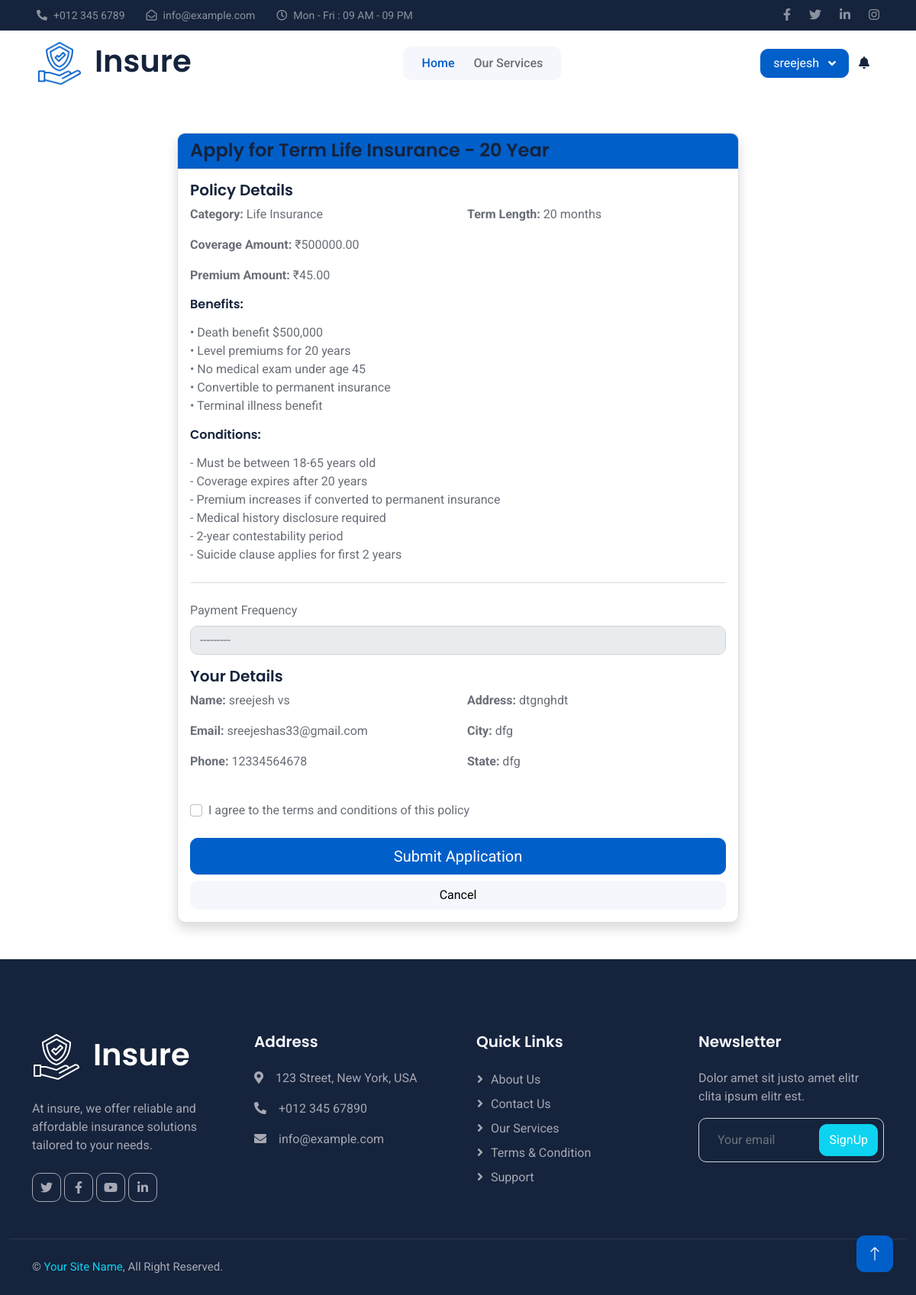
Screenshot of /policy/1/apply/ (signed in) with the database file from the repository.
### web/models.py (models this page shows, shortened)
class InsurancePolicy(models.Model):
    POLICY_STATUS_CHOICES = [
        ('active', 'Active'),
        ('processed', 'Processed'),
        ('expired', 'Expired'),
        ('cancelled', 'Cancelled'),
        ('pending', 'Pending Approval')
    ]
    name = models.CharField(max_length=200)
    category = models.ForeignKey(InsuranceCategory, on_delete=models.CASCADE)
    description = models.TextField()
    coverage_amount = models.DecimalField(max_digits=12, decimal_places=2)
    premium_amount = models.DecimalField(max_digits=10, decimal_places=2)
    term_length = models.IntegerField(help_text="Term length in months")
    benefits = models.TextField()
    conditions = models.TextField()
    is_active = models.BooleanField(default=True)
    created_at = models.DateTimeField(auto_now_add=True)
    updated_at = models.DateTimeField(auto_now=True)
    class Meta:
        verbose_name_plural = "Insurance Policies"

class InsuranceCategory(models.Model):
    name = models.CharField(max_length=100)
    description = models.TextField()
    image = models.ImageField(upload_to='image')
    is_active = models.BooleanField(default=True)
    class Meta:
        verbose_name_plural = "Insurance Categories"

class Customer(models.Model):
    user = models.OneToOneField(User, on_delete=models.CASCADE,related_name='customer')
    customer_id = models.CharField(max_length=10, unique=True)
    date_of_birth = models.DateField()
    phone_number = models.CharField(max_length=15)
    address = models.TextField()
    city = models.CharField(max_length=100)
    state = models.CharField(max_length=100)
    zip_code = models.CharField(max_length=10)
    occupation = models.CharField(max_length=100)
    annual_income = models.DecimalField(max_digits=12, decimal_places=2)
    created_at = models.DateTimeField(auto_now_add=True)
    updated_at = models.DateTimeField(auto_now=True)

### web/views.py (the view, shortened to what this page needs)
# urls.py: path('policy/<int:policy_id>/apply/', CustomerPolicyCreateView.as_view(), name='policy_apply'),
class CustomerPolicyCreateView(LoginRequiredMixin, CreateView):
    model = CustomerPolicy
    form_class = CustomerPolicyForm
    template_name = 'customer_policy_create.html'
    success_url = reverse_lazy('my_policies')
    def get_context_data(self, **kwargs):
        context = super().get_context_data(**kwargs)
        policy = get_object_or_404(InsurancePolicy, pk=self.kwargs['policy_id'])
        context['policy'] = policy
        return context

### web/form.py
class CustomerPolicyForm(forms.ModelForm):
    class Meta:
        model = CustomerPolicy
        fields = ['premium_payment_frequency']
        widgets = {
            'premium_payment_frequency': forms.Select(attrs={'class': 'form-control'}),
        }

### web/context_processors.py (called while the page is built)
def notifications(request):
    if request.user.is_authenticated:
        try:
            customer = request.user.customer
            recent_notifications = Notification.objects.filter(
                customer=customer
            ).order_by('-created_at')[:5]
            unread_count = Notification.objects.filter(
                customer=customer,
                read=False
            ).count()
            return {
                'notifications': recent_notifications,
                'unread_notifications_count': unread_count,
            }
        except AttributeError:
            pass
    return {
        'notifications': [],
        'unread_notifications_count': 0,
    }

### web/templates/customer_policy_create.html (shortened to what this page needs)
{% extends 'base.html' %}
{% load static %}
{% block content %}
<div class="container mt-5 mb-5">
    <div class="row justify-content-center">
        <div class="col-md-8">
            <div class="card shadow">
                <div class="card-header bg-primary text-white">
                    <h4 class="mb-0">Apply for {{ policy.name }}</h4>
                </div>
                <div class="card-body">
                    <div class="mb-4">
                        <h5>Policy Details</h5>
                        <div class="row">
                            <div class="col-md-6">
                                <p><strong>Category:</strong> {{ policy.category.name }}</p>
                                <p><strong>Coverage Amount:</strong> ₹{{ policy.coverage_amount }}</p>
                                <p><strong>Premium Amount:</strong> ₹{{ policy.premium_amount }}</p>
                            </div>
                            <div class="col-md-6">
                                <p><strong>Term Length:</strong> {{ policy.term_length }} months</p>
                            </div>
                        </div>
                        <div class="mb-3">
                            <h6>Benefits:</h6>
                            <p>{{ policy.benefits|linebreaks }}</p>
                        </div>
                        <div class="mb-3">
                            <h6>Conditions:</h6>
                            <p>{{ policy.conditions|linebreaks }}</p>
                        </div>
                    </div>
                    <hr>
                    <form method="post" class="mt-4">
                        <div class="mb-3">
                            <label for="{{ form.premium_payment_frequency.id_for_label }}" class="form-label">
                                Payment Frequency
                            </label>
                            {{ form.premium_payment_frequency }}
                        </div>
                        <div class="mb-4">
                            <h5>Your Details</h5>
                            <div class="row">
                                <div class="col-md-6">
                                    <p><strong>Name:</strong> {{ request.user.get_full_name }}</p>
                                    <p><strong>Email:</strong> {{ request.user.email }}</p>
                                    <p><strong>Phone:</strong> {{ request.user.customer.phone_number }}</p>
                                </div>
                                <div class="col-md-6">
                                    <p><strong>Address:</strong> {{ request.user.customer.address }}</p>
                                    <p><strong>City:</strong> {{ request.user.customer.city }}</p>
                                    <p><strong>State:</strong> {{ request.user.customer.state }}</p>
                                </div>
                            </div>
                        </div>
                        <div class="mb-4">
                            <div class="form-check">
                                <input class="form-check-input" type="checkbox" required id="terms">
                                <label class="form-check-label" for="terms">
                                    I agree to the terms and conditions of this policy
                                </label>
                            </div>
                        </div>
                        <div class="d-grid gap-2">
                            <button type="submit" class="btn btn-primary btn-lg">Submit Application</button>
                            <a href="{% url 'policy_list' policy.category.id %}" class="btn btn-light">Cancel</a>
                        </div>
                    </form>
                </div>
            </div>
        </div>
    </div>
</div>
{% endblock %}

### web/templates/base.html (shortened to what this page needs)
{% load static %}
<!DOCTYPE html>
<html lang="en">
  <head>
    <link rel="stylesheet" href="https://cdnjs.cloudflare.com/ajax/libs/font-awesome/5.15.4/css/all.min.css">
    <link
      href="https://cdnjs.cloudflare.com/ajax/libs/font-awesome/5.10.0/css/all.min.css"
      rel="stylesheet"
    />
    <link
      href="https://cdn.jsdelivr.net/npm/bootstrap-icons@1.4.1/font/bootstrap-icons.css"
      rel="stylesheet"
    />
    <link href="{% static 'lib/animate/animate.min.css' %}" rel="stylesheet" />
    <link href="{% static 'lib/owlcarousel/assets/owl.carousel.min.css' %}" rel="stylesheet" />
    <link href="{% static 'css/bootstrap.min.css' %}" rel="stylesheet" />
    <link href="{% static 'css/style.css' %}" rel="stylesheet" />
  </head>
  <body>
    <div
      class="container-fluid bg-dark text-white-50 py-2 px-0 d-none d-lg-block"
    >
      <div class="row gx-0 align-items-center">
        <div class="col-lg-7 px-5 text-start">
          <div class="h-100 d-inline-flex align-items-center me-4">
            <small class="fa fa-phone-alt me-2"></small>
            <small>+012 345 6789</small>
          </div>
          <div class="h-100 d-inline-flex align-items-center me-4">
            <small class="far fa-envelope-open me-2"></small>
            <small>info@example.com</small>
          </div>
          <div class="h-100 d-inline-flex align-items-center me-4">
            <small class="far fa-clock me-2"></small>
            <small>Mon - Fri : 09 AM - 09 PM</small>
          </div>
        </div>
        <div class="col-lg-5 px-5 text-end">
          <div class="h-100 d-inline-flex align-items-center">
            <a class="text-white-50 ms-4" href=""
              ><i class="fab fa-facebook-f"></i
            ></a>
            <a class="text-white-50 ms-4" href=""
              ><i class="fab fa-twitter"></i
            ></a>
            <a class="text-white-50 ms-4" href=""
              ><i class="fab fa-linkedin-in"></i
            ></a>
            <a class="text-white-50 ms-4" href=""
              ><i class="fab fa-instagram"></i
            ></a>
          </div>
        </div>
      </div>
    </div>
    <nav
      class="navbar navbar-expand-lg bg-white navbar-light sticky-top px-4 px-lg-5"
    >
      <a href="{% url 'home' %}" class="navbar-brand d-flex align-items-center">
        <h1 class="m-0">
          <img
            class="img-fluid me-3"
            src="{% static 'img/icon/icon-02-primary.png' %}"
            alt=""
          />Insure
        </h1>
      </a>
      <div class="collapse navbar-collapse" id="navbarCollapse">
        <div class="navbar-nav mx-auto bg-light rounded pe-4 py-3 py-lg-0">
          <a href="{% url 'home'%}" class="nav-item nav-link active">Home</a>
          <a href="{% url 'servise'%}" class="nav-item nav-link">Our Services</a>
        </div>
      </div>
      {% if user.is_authenticated %}
<div class="dropdown">
    <button class="btn btn-primary dropdown-toggle px-3 d-none d-lg-block" type="button" id="userDropdown" data-bs-toggle="dropdown" aria-expanded="false">
        {{ user.username }}
    </button>
</div>
<div class="dropdown d-flex">
    <button class="btn btn-link position-relative" type="button" data-bs-toggle="dropdown" aria-expanded="false">
        <i class="fas fa-bell text-dark"></i>
    </button>
</div>
{% else %}
<div class="d-none d-lg-block">
    <a href="" class="btn btn-outline-primary me-2">Login</a>
    <a href="{% url 'register' %}" class="btn btn-primary">Register</a>
</div>
{% endif %}
    </nav>
    {% block content %}
    {% endblock content %}
  <div
    class="container-fluid bg-dark footer mt-5 pt-5 wow fadeIn"
    data-wow-delay="0.1s"
  >
    <div class="container py-5">
      <div class="row g-5">
        <div class="col-lg-3 col-md-6">
          <h1 class="text-white mb-4">
            <img
              class="img-fluid me-3"
              src="img/icon/icon-02-light.png"
              alt=""
            />Insure
          </h1>
          <p>
            At insure, we offer reliable and affordable insurance solutions tailored to your needs.
          </p>
          <div class="d-flex pt-2">
            <a class="btn btn-square me-1" href=""
              ><i class="fab fa-twitter"></i
            ></a>
            <a class="btn btn-square me-1" href=""
              ><i class="fab fa-facebook-f"></i
            ></a>
            <a class="btn btn-square me-1" href=""
              ><i class="fab fa-youtube"></i
            ></a>
            <a class="btn btn-square me-0" href=""
              ><i class="fab fa-linkedin-in"></i
            ></a>
          </div>
        </div>
        <div class="col-lg-3 col-md-6">
          <h5 class="text-light mb-4">Address</h5>
          <p>
            <i class="fa fa-map-marker-alt me-3"></i>123 Street, New York, USA
          </p>
          <p><i class="fa fa-phone-alt me-3"></i>+012 345 67890</p>
          <p><i class="fa fa-envelope me-3"></i>info@example.com</p>
        </div>
        <div class="col-lg-3 col-md-6">
          <h5 class="text-light mb-4">Quick Links</h5>
          <a class="btn btn-link" href="">About Us</a>
          <a class="btn btn-link" href="">Contact Us</a>
          <a class="btn btn-link" href="">Our Services</a>
          <a class="btn btn-link" href="">Terms & Condition</a>
          <a class="btn btn-link" href="">Support</a>
        </div>
        <div class="col-lg-3 col-md-6">
          <h5 class="text-light mb-4">Newsletter</h5>
          <p>Dolor amet sit justo amet elitr clita ipsum elitr est.</p>
          <div class="position-relative mx-auto" style="max-width: 400px">
            <input
              class="form-control bg-transparent w-100 py-3 ps-4 pe-5"
              type="text"
              placeholder="Your email"
            />
            <button
              type="button"
              class="btn btn-secondary py-2 position-absolute top-0 end-0 mt-2 me-2"
            >
              SignUp
            </button>
          </div>
        </div>
      </div>
    </div>
    <div class="container-fluid copyright">
      <div class="container">
        <div class="row">
          <div class="col-md-6 text-center text-md-start mb-3 mb-md-0">
            &copy; <a href="#">Your Site Name</a>, All Right Reserved.
          </div>
        </div>
      </div>
    </div>
  </div>
    <a href="#" class="btn btn-lg btn-primary btn-lg-square back-to-top"
      ><i class="bi bi-arrow-up"></i
    ></a>
  </body>
</html>

### static/css/style.css (style rules this page uses)
:root { --primary: #015FC9; --secondary: #0DD3F1; --light: #F6F7FC; --dark: #15233C; }
.back-to-top { position: fixed; display: none; right: 30px; bottom: 30px; z-index: 99; }
.btn { transition: .5s; }
.btn.btn-primary, .btn.btn-outline-primary:hover, .btn.btn-secondary, .btn.btn-outline-secondary:hover { color: #FFFFFF; }
.btn-square { width: 38px; height: 38px; }
.btn-lg-square { width: 48px; height: 48px; }
.btn-square, .btn-sm-square, .btn-lg-square { padding: 0; display: flex; align-items: center; justify-content: center; font-weight: normal; }
.navbar.sticky-top { top: -100px; transition: .5s; }
.navbar .navbar-brand img { max-height: 60px; }
.navbar .navbar-nav .nav-link { margin-left: 25px; padding: 10px 0; color: #696E77; font-weight: 500; outline: none; }
.navbar .navbar-nav .nav-link:hover, .navbar .navbar-nav .nav-link.active { color: var(--primary); }
.navbar .dropdown-toggle::after { border: none; content: "\f107"; font-family: "Font Awesome 5 Free"; font-weight: 900; vertical-align: middle; margin-left: 8px; }
.footer { color: #A7A8B4; }
.footer .btn.btn-link { display: block; margin-bottom: 5px; padding: 0; text-align: left; color: #A7A8B4; font-weight: normal; text-transform: capitalize; transition: .3s; }
.footer .btn.btn-link::before { position: relative; content: "\f105"; font-family: "Font Awesome 5 Free"; font-weight: 900; color: #A7A8B4; margin-right: 10px; }
.footer .btn.btn-square { color: #A7A8B4; border: 1px solid#A7A8B4; }
.footer .copyright { padding: 25px 0; font-size: 15px; border-top: 1px solid rgba(256, 256, 256, .1); }
.footer .copyright a { color: var(--secondary); }

### rows the page displays
InsurancePolicy: name "Term Life Insurance - 20 Year", category.name "Life Insurance", coverage_amount "500000.00", premium_amount "45.00", term_length "20", benefits "• Death benefit $500,000 • Level premiums for 20 years • No medical exam under age 45 • Convertible to permanent insurance • Terminal illness benefit", conditions "- Must be between 18-65 years old - Coverage expires after 20 years - Premium increases if converted to permanent insurance - Medical history disclosure required - 2-year contestability period - Suicide clause applies for first 2 years"

### other values shown
{{ user.username }} "sreejesh"
{{ request.user.get_full_name }} "sreejesh vs"
{{ request.user.email }} "sreejeshas33@gmail.com"
{{ request.user.customer.phone_number }} "12334564678"
{{ request.user.customer.address }} "dtgnghdt"
{{ request.user.customer.city }} "dfg"
{{ request.user.customer.state }} "dfg"
